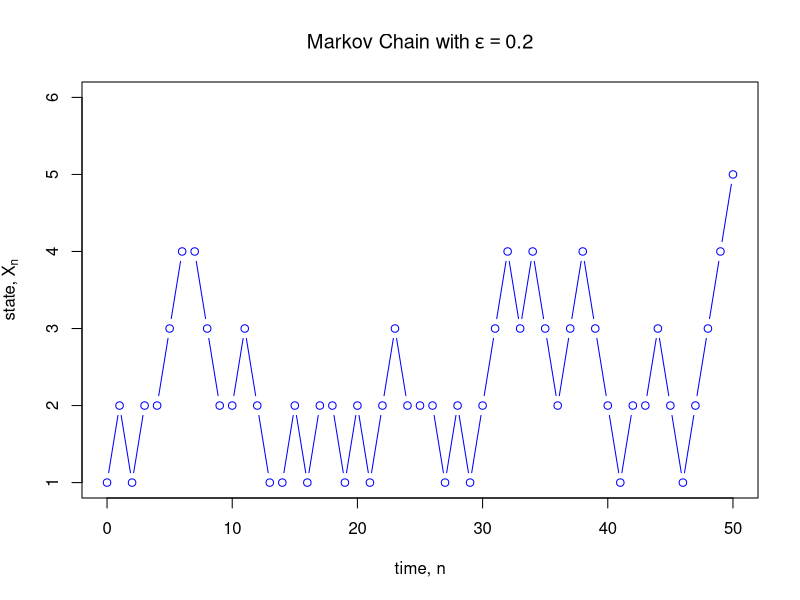
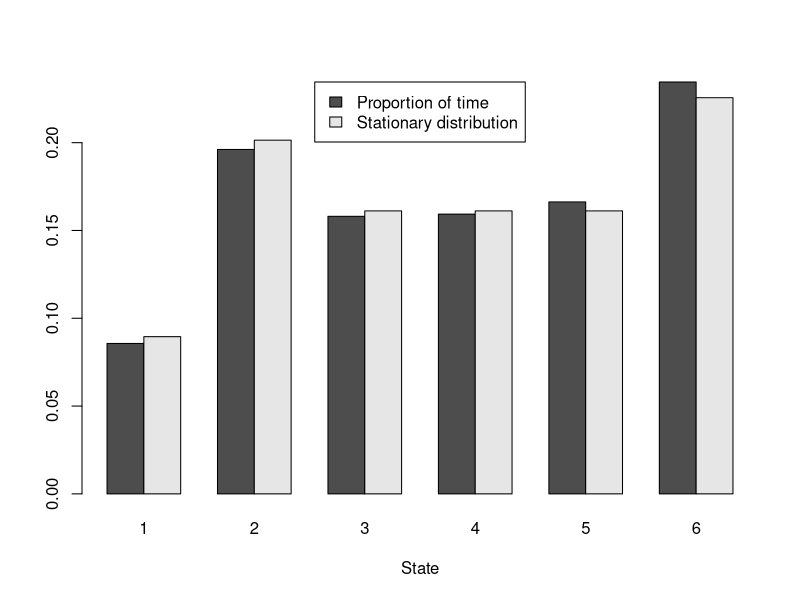
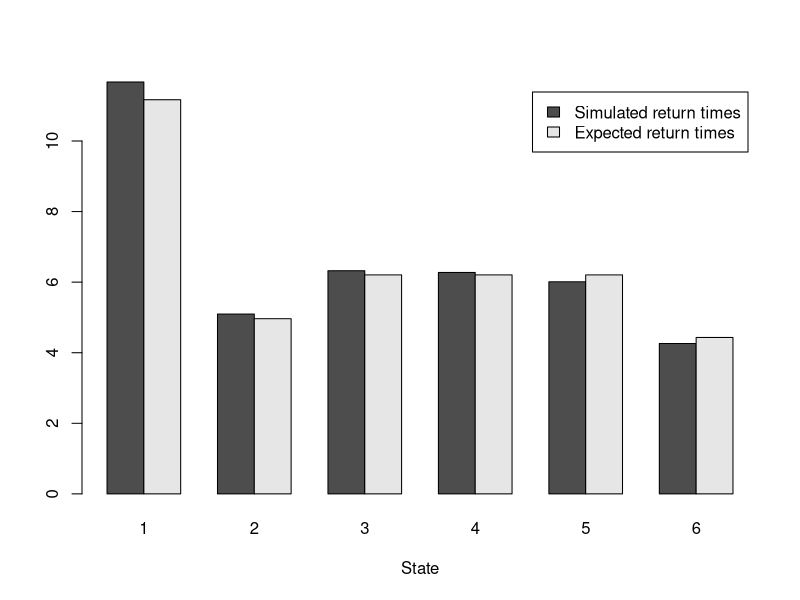

Reproduce these figures in R, in order.
## ---- chunk 1
# Produces a transition matrix for a Markov chain based on a parameter eps
TransMat <- function(eps) {
  matrix(c(0.1, 0.9,   0,       0,       0,   0,
           0.4, 0.2, 0.4,       0,       0,   0,
             0, 0.5,   0,     0.5,       0,   0,
             0,   0, 0.5, 0.5-eps,     eps,   0,
             0,   0,   0,     eps, 0.3-eps, 0.7,
             0,   0,   0,       0,     0.5, 0.5),
         nrow = 6, ncol = 6, byrow = TRUE)
}


# Simulates a Markov chain with transition matrix P for N steps from X0
MarkovChain <- function(N, X0, P) {
  X <- numeric(N)   # empty vector of length N
  space <- nrow(P)  # number of points in sample space
  
  now <- X0
  for (n in 1:N) {
    now <- sample(space, 1, prob = P[now, ])
    X[n] <- now
  }
  
  X
}


# Solves pi %*% P = pi, for the stationary distribution of a Markov chain
StatDist <- function(P) {
  LeftEigen <- eigen(t(P))
  statmeas <- LeftEigen$vectors[, 1]  # Unnormalised stationary measure
  statmeas / sum(statmeas)            # Normalised stationary distribution
}
## ---- chunk 2
eps <- 0.2
P   <- TransMat(eps)
P
## ---- chunk 3
N  <- 50
X0 <- 1
X  <- MarkovChain(N, X0, P)
X
## ---- chunk 4
plot(0:N, c(X0, X),
     main = bquote("Markov Chain with" ~ epsilon == .(eps)),
     xlab = "time, n",
     ylab = bquote("state," ~ X[n]),
     ylim = c(1, 6),
     type = "b",
     col  = "blue")
## ---- chunk 5
TimeSpent <- function(X, states) {
  num_visits <- table(factor(X, 1:states))
  num_visits / length(X)
}

proportion_time <- TimeSpent(X, 6)
proportion_time
## ---- chunk 6
N <- 100000
X <- MarkovChain(N, X0, P)
proportion_time <- TimeSpent(X, 6)
## ---- chunk 7
stationary <- StatDist(P)
round(rbind(proportion_time, stationary), 4)

barplot(rbind(proportion_time, stationary),
        beside = TRUE,
        xlab = "State",
        legend.text = c("Proportion of time", "Stationary distribution"),
        args.legend = list(x = "top"))  # legend in the centre
## ---- chunk 8
MeanReturn <- function(vect, value) {
  visits <- which(vect == value)
  return_times <- diff(visits)
  mean(return_times)
}

# The sapply function here calculates all the MeanReturns at once
# without having to write it out six times or use a "for" loop
mean_return_times <- sapply(1:6, MeanReturn, vect = X)
## ---- chunk 9
rec_stat <- 1 / stationary
round(rbind(mean_return_times, rec_stat), 2)
barplot(rbind(mean_return_times, rec_stat),
        beside = TRUE,
        legend.text = c("Simulated return times", "Expected return times"),
        xlab = "State",
        names.arg = 1:6)
